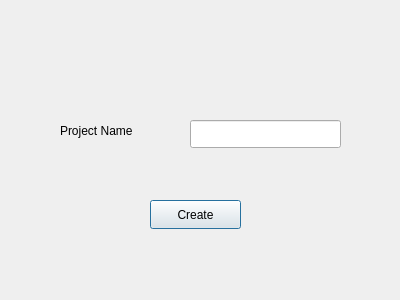
<?xml version="1.0" encoding="UTF-8"?>
<ui version="4.0">
 <class>CreateProject</class>
 <widget class="QDialog" name="CreateProject">
  <property name="geometry">
   <rect>
    <x>0</x>
    <y>0</y>
    <width>400</width>
    <height>300</height>
   </rect>
  </property>
  <property name="windowTitle">
   <string>CreateProject</string>
  </property>
  <widget class="QLineEdit" name="lineEdit_Name">
   <property name="geometry">
    <rect>
     <x>190</x>
     <y>120</y>
     <width>151</width>
     <height>28</height>
    </rect>
   </property>
   <property name="text">
    <string/>
   </property>
  </widget>
  <widget class="QLabel" name="label">
   <property name="geometry">
    <rect>
     <x>60</x>
     <y>120</y>
     <width>101</width>
     <height>21</height>
    </rect>
   </property>
   <property name="text">
    <string>Project Name</string>
   </property>
  </widget>
  <widget class="QPushButton" name="createButton">
   <property name="geometry">
    <rect>
     <x>150</x>
     <y>200</y>
     <width>91</width>
     <height>29</height>
    </rect>
   </property>
   <property name="text">
    <string>Create</string>
   </property>
  </widget>
 </widget>
 <resources/>
 <connections/>
</ui>
